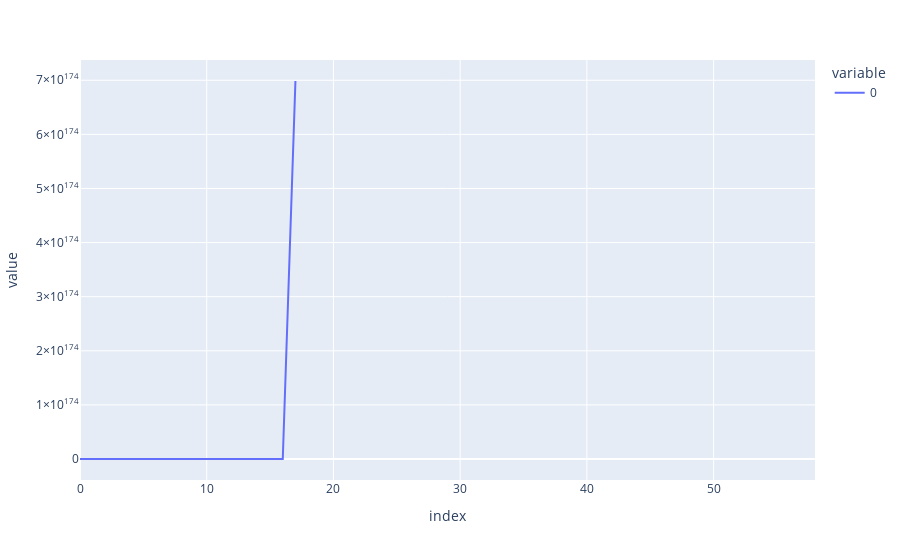

The code cell stored with this chart in its notebook:
### Code cell
fig2D = px.line(
        temp_vec, 
        # x="Time [s]", y="Temperature [Degrees Celcius]",
    )
fig2D.show()

### Figure 1 — Plotly figure (JSON) as saved in the notebook; plotly's stock layout.template omitted (floating-point values rounded to 4 significant figures)
{"data": [{"hovertemplate": "variable=0<br>index=%{x}<br>value=%{y}<extra></extra>", "legendgroup": "0", "line": {"color": "#636efa", "dash": "solid"}, "marker": {"symbol": "circle"}, "mode": "lines", "name": "0", "orientation": "v", "showlegend": true, "type": "scatter", "x": [0, 1, 2, 3, 4, 5, 6, 7, 8, 9, 10, 11, 12, 13, 14, 15, 16, 17, 18, 19, 20, 21, 22, 23, 24, 25, 26, 27, 28, 29, 30, 31, 32, 33, 34, 35, 36, 37, 38, 39, 40, 41, 42, 43, 44, 45, 46, 47, 48, 49, 50, 51, 52, 53, 54, 55, 56, 57, 58], "xaxis": "x", "y": [0, 9.096e-13, -1.842e-12, 1.404e-10, -3.574e-09, 7e-08, -1.095e-06, 1.409e-05, -0.0001496, 0.001256, -0.006575, -0.02912, 1.503, -64.56, -22730.0, 2386000000000.0, 6.169e+44, 6.986e+174, null, null, null, null, null, null, null, null, null, null, null, null, null, null, null, null, null, null, null, null, null, null, null, null, null, null, null, null, null, null, null, null, null, null, null, null, null, null, null, null, null], "yaxis": "y"}], "layout": {"legend": {"title": {"text": "variable"}, "tracegroupgap": 0}, "margin": {"t": 60}, "xaxis": {"anchor": "y", "domain": [0, 1], "title": {"text": "index"}}, "yaxis": {"anchor": "x", "domain": [0, 1], "title": {"text": "value"}}}}
